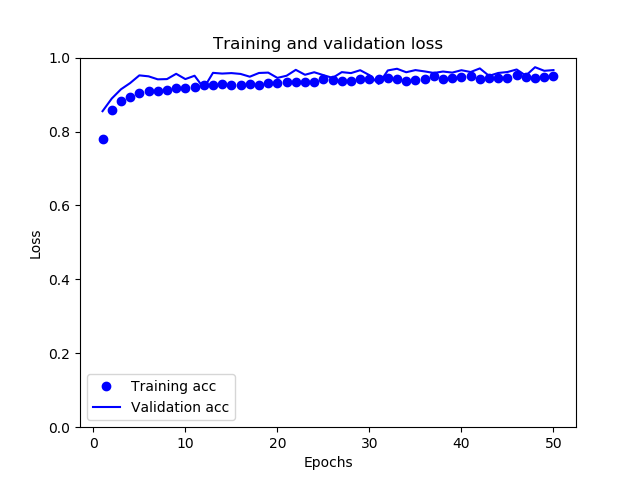

Write the Python code that produced this figure.
from keras.models import Sequential
from keras.layers import Convolution2D, Dropout
from keras.layers import MaxPooling2D
from keras.layers import Flatten
from keras.layers import Dense
from keras import backend as K
from models.cnn.cnn_tests.customfunctions import get_init_conv_layer, get_conv_layer, \
    get_maxpool_layer, get_dropout_layer, get_dense_layer, create_plot, get_fit_generator, \
    get_train_data_gen, get_test_data_gen, get_image_data_gen, get_rescale_gen
from keras.applications import VGG19

conv_base = VGG19(weights='imagenet',
                  include_top=False,
                  input_shape=(150, 150, 3))

model_plot_name = 'ptcnn_2'
model_name = 'ptcnn_2.h5'

classifier = Sequential()

classifier.add(conv_base)

classifier.add(Flatten())

classifier.add(get_dense_layer(2048))

classifier.add(Dense(activation="softmax", units=3))

conv_base.trainable = False

classifier.compile(optimizer='rmsprop', loss='categorical_crossentropy', metrics=['accuracy'])

train_datagen = get_image_data_gen()

test_datagen = get_rescale_gen()

training_set = get_train_data_gen(train_datagen)

test_set = get_test_data_gen(test_datagen)

history = get_fit_generator(classifier, training_set, test_set)
create_plot(history, model_plot_name)

classifier.save(model_name)
K.clear_session()
